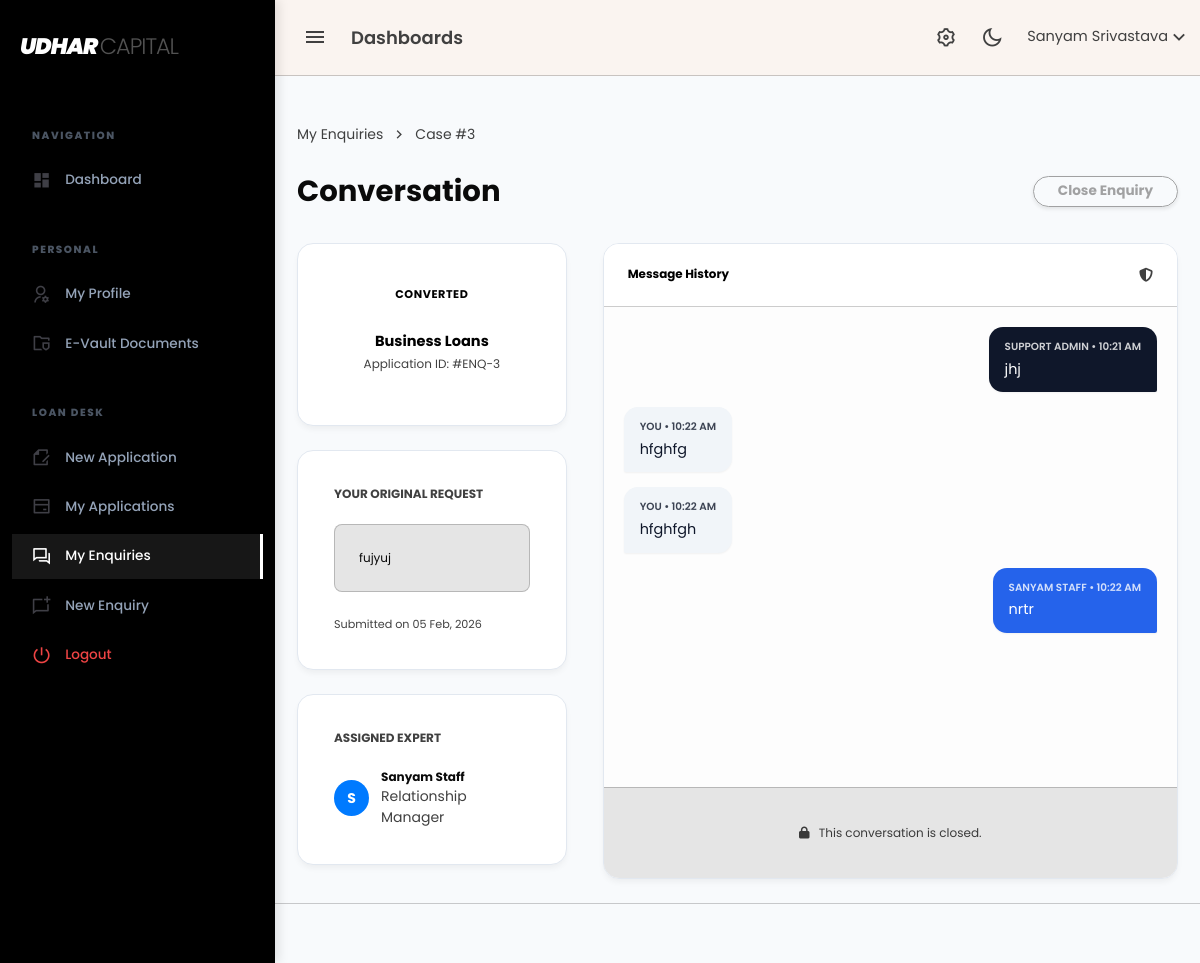
The app's page /customer/enquiry_view.php?id=3 (signed in) with its own data.
### tables this page shows
CREATE TABLE `enquiries` (
  `id` int(11) NOT NULL,
  `customer_id` bigint(20) UNSIGNED DEFAULT NULL,
  `full_name` varchar(255) NOT NULL,
  `phone` varchar(15) NOT NULL,
  `email` varchar(255) NOT NULL,
  `loan_type_id` int(11) NOT NULL,
  `loan_type_name` varchar(255) NOT NULL,
  `query_message` text NOT NULL,
  `status` enum('new','assigned','conversation','converted','closed') NOT NULL DEFAULT 'new',
  `assigned_staff_id` bigint(20) UNSIGNED DEFAULT NULL,
  `assigned_by` bigint(20) UNSIGNED DEFAULT NULL,
  `assigned_at` timestamp NULL DEFAULT NULL,
  `converted_by_role` enum('admin','staff','customer') DEFAULT NULL,
  `converted_by_id` bigint(20) UNSIGNED DEFAULT NULL,
  `converted_at` timestamp NULL DEFAULT NULL,
  `closed_by_role` enum('admin','staff','customer') DEFAULT NULL,
  `closed_by_id` bigint(20) UNSIGNED DEFAULT NULL,
  `closed_at` timestamp NULL DEFAULT NULL,
  `created_at` timestamp NOT NULL DEFAULT current_timestamp()
);

CREATE TABLE `staff` (
  `id` bigint(20) UNSIGNED NOT NULL,
  `name` varchar(255) NOT NULL,
  `email` varchar(255) NOT NULL,
  `password` varchar(255) NOT NULL,
  `department_id` int(11) DEFAULT NULL,
  `created_by` bigint(20) UNSIGNED DEFAULT NULL,
  `status` enum('active','inactive') DEFAULT 'active',
  `created_at` timestamp NOT NULL DEFAULT current_timestamp(),
  `role_id` int(11) DEFAULT NULL
);

CREATE TABLE `enquiry_messages` (
  `id` bigint(20) UNSIGNED NOT NULL,
  `conversation_id` bigint(20) UNSIGNED NOT NULL,
  `sender_role` enum('admin','staff','customer') NOT NULL,
  `sender_id` bigint(20) UNSIGNED DEFAULT NULL,
  `message` text NOT NULL,
  `created_at` timestamp NOT NULL DEFAULT current_timestamp()
);

### customer/enquiry_view.php (the view, shortened to what this page needs)
<?php
include 'header.php';
include 'topbar.php';
include 'sidebar.php';
$enquiry_id = (int)($_GET['id'] ?? 0);
$customer_id = (int)$_SESSION['customer_id'];
$enquiry_sql = "SELECT e.*,
                       s.name AS assigned_staff_name, s.email AS assigned_staff_email
                FROM enquiries e
                LEFT JOIN staff s ON e.assigned_staff_id = s.id
                WHERE e.id = $enquiry_id AND e.customer_id = $customer_id
                LIMIT 1";
$enquiry_res = mysqli_query($conn, $enquiry_sql);
$enquiry = mysqli_fetch_assoc($enquiry_res);
$is_closed_or_converted = in_array($enquiry['status'], ['closed','converted'], true);
$conv_res = mysqli_query($conn, "SELECT id FROM enquiry_conversations WHERE enquiry_id = $enquiry_id LIMIT 1");
$conversation_id = 0;
if ($conv_res && mysqli_num_rows($conv_res) > 0) {
    $conv = mysqli_fetch_assoc($conv_res);
    $conversation_id = (int)$conv['id'];
}
$messages = [];
if ($conversation_id > 0) {
    $msg_sql = "SELECT m.*,
                       a.name AS admin_name,
                       st.name AS staff_name,
                       cu.full_name AS customer_name
                FROM enquiry_messages m
                LEFT JOIN admin a ON (m.sender_role='admin' AND m.sender_id = a.id)
                LEFT JOIN staff st ON (m.sender_role='staff' AND m.sender_id = st.id)
                LEFT JOIN customers cu ON (m.sender_role='customer' AND m.sender_id = cu.id)
                WHERE m.conversation_id = $conversation_id
                ORDER BY m.created_at ASC";
    $msg_res = mysqli_query($conn, $msg_sql);
    if ($msg_res) {
        while ($m = mysqli_fetch_assoc($msg_res)) {
            $messages[] = $m;
        }
    }
}
?>
<div class="content-page">
    <div class="content">
        <div class="container-fluid">
            <div class="d-flex justify-content-between align-items-end mb-4">
                <div>
                    <nav aria-label="breadcrumb">
                        <ol class="breadcrumb mb-1">
                            <li class="breadcrumb-item"><a href="enquiries.php" class="text-muted">My Enquiries</a></li>
                            <li class="breadcrumb-item active">Case #<?= $enquiry_id ?></li>
                        </ol>
                    </nav>
                    <h2 class="fw-bold text-dark mb-0">Conversation</h2>
                </div>
                <div class="d-flex gap-2">
                    <form method="POST" action="db/enquiry_status.php">
                        <button class="btn btn-outline-secondary px-3 rounded-pill fw-bold btn-sm shadow-sm" type="submit" <?= $is_closed_or_converted ? 'disabled' : '' ?>>
                            Close Enquiry
                        </button>
                    </form>
                </div>
            </div>
            <div class="row g-4">
                <div class="col-lg-4">
                    <div class="card-modern p-4 text-center">
                        <span class="status-badge status-<?= $enquiry['status'] ?> mb-3 d-inline-block">
                            <?= ucfirst($enquiry['status']) ?>
                        </span>
                        <h5 class="fw-bold mb-1"><?= htmlspecialchars($enquiry['loan_type_name']) ?></h5>
                        <p class="text-muted small">Application ID: #ENQ-<?= $enquiry_id ?></p>
                    </div>
                    <div class="card-modern p-4">
                        <h6 class="fw-bold text-uppercase small text-muted mb-3">Your Original Request</h6>
                        <div class="p-3 bg-light rounded-3 small text-dark border">
                            <?= nl2br(htmlspecialchars($enquiry['query_message'])) ?>
                        </div>
                        <div class="mt-3 text-muted" style="font-size: 0.7rem;">
                            Submitted on <?= date('d M, Y', strtotime($enquiry['created_at'])) ?>
                        </div>
                    </div>
                    <div class="card-modern p-4">
                        <h6 class="fw-bold text-uppercase small text-muted mb-3">Assigned Expert</h6>
                        <?php if ($enquiry['assigned_staff_name']): ?>
                            <div class="d-flex align-items-center">
                                <div class="bg-primary text-white rounded-circle d-flex align-items-center justify-content-center me-2" style="width:36px; height:36px; font-weight:bold;">
                                    <?= strtoupper(substr($enquiry['assigned_staff_name'], 0, 1)) ?>
                                </div>
                                <div>
                                    <div class="fw-bold small text-dark"><?= htmlspecialchars($enquiry['assigned_staff_name']) ?></div>
                                    <div class="text-muted x-small">Relationship Manager</div>
                                </div>
                            </div>
                        <?php else: ?>
                            <div class="text-muted small italic">Waiting for agent assignment...</div>
                        <?php endif; ?>
                    </div>
                </div>
                <div class="col-lg-8">
                    <div class="card-modern">
                        <div class="p-3 border-bottom d-flex justify-content-between align-items-center bg-white">
                            <h6 class="fw-bold mb-0">Message History</h6>
                            <i class="fas fa-shield-alt text-muted" title="Secure Conversation"></i>
                        </div>
                        <div class="msg-thread">
                            <?php if (empty($messages)): ?>
                                <div class="text-center py-5">
                                    <i class="fas fa-comments fa-3x text-light mb-3"></i>
                                    <p class="text-muted small">No messages yet. Our team will respond shortly.</p>
                                </div>
                            <?php else: ?>
                                <?php foreach ($messages as $m):
                                    $role = $m['sender_role'];
                                    $name = $role === 'admin' ? 'Support Admin' : ($role === 'staff' ? $m['staff_name'] : 'You');
                                    $class = $role === 'admin' ? 'msg-admin' : ($role === 'staff' ? 'msg-staff' : 'msg-customer');
                                ?>
                                    <div class="msg-bubble <?= $class ?>">
                                        <div class="msg-meta"><?= $name ?> • <?= date('h:i A', strtotime($m['created_at'])) ?></div>
                                        <div><?= nl2br(htmlspecialchars($m['message'])) ?></div>
                                    </div>
                                <?php endforeach; ?>
                            <?php endif; ?>
                        </div>
                        <div class="p-3 bg-light border-top">
                            <?php if ($is_closed_or_converted): ?>
                                <div class="text-center text-muted small py-2">
                                    <i class="fas fa-lock me-1"></i> This conversation is closed.
                                </div>
                            <?php endif; ?>
                        </div>
                    </div>
                </div>
            </div>
        </div>
    </div>
</div>
<?php include 'footer.php'; ?>

### customer/sidebar.php (style rules this page uses)
:root { --nav-bg: #000000; --nav-text: #94a3b8; --nav-active: #ffffff; --nav-hover-bg: #171717; }

### customer/enquiry_view.php (style rules this page uses)
:root { --slate-50: #f8fafc; --slate-100: #f1f5f9; --slate-200: #e2e8f0; --slate-700: #334155; --slate-900: #0f172a; --blue-600: #2563eb; }
.content-page { background-color: #f8fafc; }
.card-modern { border: 1px solid var(--slate-200); border-radius: 16px; background: #ffffff; box-shadow: 0 4px 6px -1px rgba(0, 0, 0, 0.05); overflow: hidden; margin-bottom: 1.5rem; }
.status-badge { padding: 6px 16px; border-radius: 50px; font-weight: 700; font-size: 0.7rem; text-transform: uppercase; letter-spacing: 0.05em; }
.msg-thread { height: 480px; overflow-y: auto; padding: 20px; background: #fdfdfd; display: flex; flex-direction: column; gap: 15px; }
.msg-bubble { padding: 12px 16px; border-radius: 14px; max-width: 80%; font-size: 0.9rem; line-height: 1.5; position: relative; box-shadow: 0 1px 2px rgba(0,0,0,0.05); }
.msg-customer { align-self: flex-start; background: var(--slate-100); color: var(--slate-900); border-bottom-left-radius: 2px; }
.msg-admin, .msg-staff { align-self: flex-end; background: var(--slate-900); color: white; border-bottom-right-radius: 2px; }
.msg-staff { background: var(--blue-600); }
.msg-meta { font-size: 0.65rem; margin-bottom: 4px; opacity: 0.8; font-weight: 600; text-transform: uppercase; }

### records on screen
enquiries: status "CONVERTED", loan_type_name "Business Loans", query_message "fujyuj", created_at "05 Feb, 2026", staff.name "S", staff.name "Sanyam Staff"
enquiry_messages: sender_role "SUPPORT ADMIN", created_at "10:21 AM", message "jhj"
enquiry_messages: sender_role "YOU", created_at "10:22 AM", message "hfghfg"
enquiry_messages: sender_role "YOU", created_at "10:22 AM", message "hfghfgh"
enquiry_messages: staff.name "SANYAM STAFF", created_at "10:22 AM", message "nrtr"

### other values on screen
$_SESSION['customer_name'] "Sanyam Srivastava"
$enquiry_id "3"
